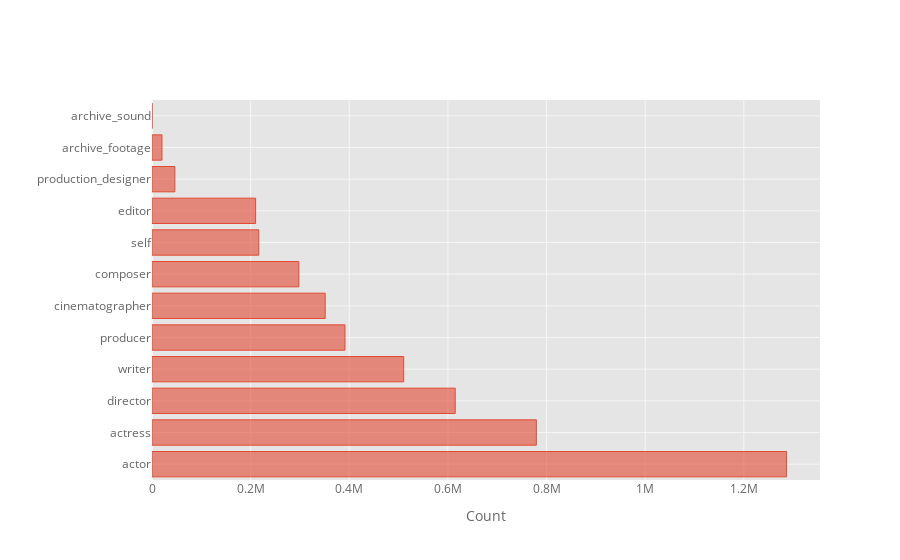

Notebook cell for this chart:
### Markdown cell above
If we computed the results correctly we should see a nice horizontal bar chart of the counts per category below:

### Code cell
roleCategoriesDf.iplot(kind="barh", x ="category", y = "total", xTitle="Count", asFigure=True)

### Figure 1 — Plotly figure (JSON) as saved in the notebook; plotly's stock layout.template omitted (floating-point values rounded to 4 significant figures)
{"data": [{"marker": {"color": "rgba(226, 74, 51, 0.6)", "line": {"color": "rgba(226, 74, 51, 1.0)", "width": 1}}, "name": "total", "orientation": "h", "text": "", "type": "bar", "x": [1286695, 779314, 614814, 510314, 391252, 351163, 297783, 216523, 210068, 46419, 20235, 105], "y": ["actor", "actress", "director", "writer", "producer", "cinematographer", "composer", "self", "editor", "production_designer", "archive_footage", "archive_sound"]}], "layout": {"legend": {"bgcolor": "#FFFFFF", "font": {"color": "#666666"}}, "paper_bgcolor": "#FFFFFF", "plot_bgcolor": "#E5E5E5", "title": {"font": {"color": "#151516"}}, "xaxis": {"gridcolor": "#F6F6F6", "showgrid": true, "tickfont": {"color": "#666666"}, "title": {"font": {"color": "#666666"}, "text": "Count"}, "zerolinecolor": "#F6F6F6"}, "yaxis": {"gridcolor": "#F6F6F6", "showgrid": true, "tickfont": {"color": "#666666"}, "title": {"font": {"color": "#666666"}, "text": ""}, "zerolinecolor": "#F6F6F6"}}}
